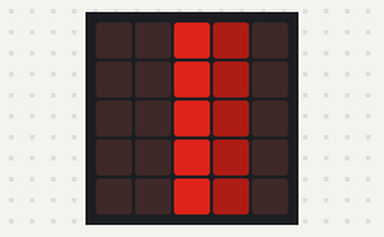
Recording of a program running on a simulated BBC micro:bit (MakeCode). On the bench: the board's 5×5 LED display. Dim RGB values are drawn brighter than linear.

Above: at 0.11 s.
At 5.22 s:
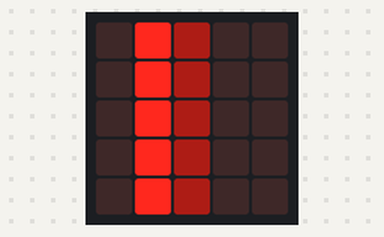
At 10.3 s:
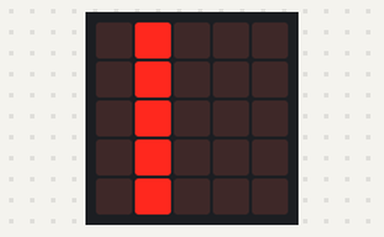
At 20.86 s:
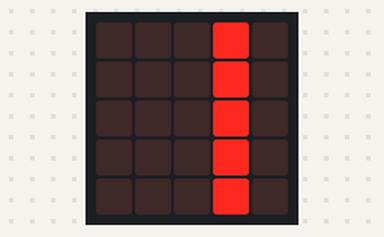
At 29.22 s:
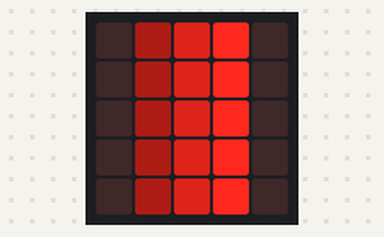
At 39.58 s:
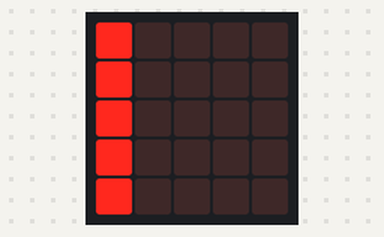

The program:

main.ts
```typescript
let dx = 0
let y = 0
let x = 0
basic.forever(function () {
    basic.clearScreen()
    y = 0
    if (x == 0) {
        dx = 1
    } else if (x == 4) {
        dx = -1
    }
    x += dx
    for (let index = 0; index < 5; index++) {
        led.plot(x, y)
        y += 1
    }
    basic.pause(150)
})
basic.forever(function () {
    basic.clearScreen()
    basic.pause(25)
    y = 0
    if (x == 0) {
        dx = 1
    } else if (x == 4) {
        dx = -1
    }
    x += dx
    for (let index = 0; index < 5; index++) {
        led.plotBrightness(x, y, 150)
        y += 1
    }
    basic.pause(150)
})
basic.forever(function () {
    basic.clearScreen()
    basic.pause(50)
    y = 0
    if (x == 0) {
        dx = 1
    } else if (x == 4) {
        dx = -1
    }
    x += dx
    for (let index = 0; index < 5; index++) {
        led.plotBrightness(x, y, 50)
        y += 1
    }
    basic.pause(150)
})
```

test.ts
```typescript
// 在這裡測試；當此封包作為擴充功能時，將不會編譯此內容。
```
